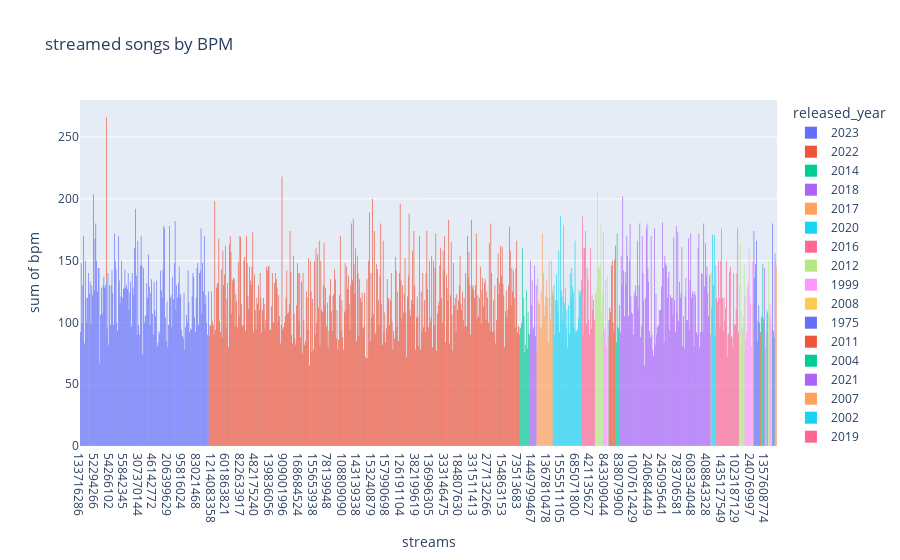

Write notebook code for a chart like this one.
### Markdown cell above
A REFAIRE

### Code cell
# total_streams = 

fig = px.histogram(df_no_outliers, 
                   x='streams',
                   y='bpm', 
                   title='streamed songs by BPM',
                   color='released_year',
                   color_discrete_sequence=px.colors.qualitative.Plotly)

fig.show()

### Figure 1 — Plotly figure (JSON) as saved in the notebook; plotly's stock layout.template omitted (floating-point values rounded to 4 significant figures; data arrays with more than 128 entries replaced by an {"elided": "..."} marker saying what was removed)
{"data": [{"alignmentgroup": "True", "bingroup": "x", "histfunc": "sum", "hovertemplate": "released_year=2023<br>streams=%{x}<br>sum of bpm=%{y}<extra></extra>", "legendgroup": "2023", "marker": {"color": "#636EFA", "pattern": {"shape": ""}}, "name": "2023", "offsetgroup": "2023", "orientation": "v", "showlegend": true, "type": "histogram", "x": {"elided": "159 str values"}, "xaxis": "x", "y": {"elided": "159 int values"}, "yaxis": "y"}, {"alignmentgroup": "True", "bingroup": "x", "histfunc": "sum", "hovertemplate": "released_year=2022<br>streams=%{x}<br>sum of bpm=%{y}<extra></extra>", "legendgroup": "2022", "marker": {"color": "#EF553B", "pattern": {"shape": ""}}, "name": "2022", "offsetgroup": "2022", "orientation": "v", "showlegend": true, "type": "histogram", "x": {"elided": "386 str values"}, "xaxis": "x", "y": {"elided": "386 int values"}, "yaxis": "y"}, {"alignmentgroup": "True", "bingroup": "x", "histfunc": "sum", "hovertemplate": "released_year=2014<br>streams=%{x}<br>sum of bpm=%{y}<extra></extra>", "legendgroup": "2014", "marker": {"color": "#00CC96", "pattern": {"shape": ""}}, "name": "2014", "offsetgroup": "2014", "orientation": "v", "showlegend": true, "type": "histogram", "x": ["1355959075", "786181836", "1791000570", "1113838873", "1131090940", "466231982", "972164968", "1606986953", "1456081449", "2280566092", "2236667932", "588955257"], "xaxis": "x", "y": [96, 95, 100, 160, 120, 105, 76, 82, 126, 79, 108, 91], "yaxis": "y"}, {"alignmentgroup": "True", "bingroup": "x", "histfunc": "sum", "hovertemplate": "released_year=2018<br>streams=%{x}<br>sum of bpm=%{y}<extra></extra>", "legendgroup": "2018", "marker": {"color": "#AB63FA", "pattern": {"shape": ""}}, "name": "2018", "offsetgroup": "2018", "orientation": "v", "showlegend": true, "type": "histogram", "x": ["2808096550", "1374581173", "705469769", "1449799467", "599770206", "2159346687", "1200808494", "1122364376", "723043854"], "xaxis": "x", "y": [90, 150, 114, 134, 94, 96, 146, 89, 130], "yaxis": "y"}, {"alignmentgroup": "True", "bingroup": "x", "histfunc": "sum", "hovertemplate": "released_year=2017<br>streams=%{x}<br>sum of bpm=%{y}<extra></extra>", "legendgroup": "2017", "marker": {"color": "#FFA15A", "pattern": {"shape": ""}}, "name": "2017", "offsetgroup": "2017", "orientation": "v", "showlegend": true, "type": "histogram", "x": ["1047101291", "685032533", "1116995633", "2355719893", "2559529074", "2594040133", "3562543890", "920045682", "1022258230", "690104769", "135723538", "888046992", "1367810478", "777765388", "2288695111", "1929770265", "498960285", "2204080728", "184706613", "284216603"], "xaxis": "x", "y": [79, 136, 117, 115, 95, 125, 96, 172, 140, 105, 114, 122, 134, 120, 84, 150, 120, 103, 150, 126], "yaxis": "y"}, {"alignmentgroup": "True", "bingroup": "x", "histfunc": "sum", "hovertemplate": "released_year=2020<br>streams=%{x}<br>sum of bpm=%{y}<extra></extra>", "legendgroup": "2020", "marker": {"color": "#19D3F3", "pattern": {"shape": ""}}, "name": "2020", "offsetgroup": "2020", "orientation": "v", "showlegend": true, "type": "histogram", "x": ["570515054", "812019557", "607123776", "1591223784", "405136812", "1221813483", "698086140", "403097450", "1301799902", "872137015", "1555511105", "826623384", "1802514301", "1735441776", "578207856", "1168642797", "530511203", "1763363713", "501541661", "1692897992", "1699402402", "506778838", "1062345656", "1252563873", "951637566", "1180094974", "327498031", "1180896317", "685071800", "759208783", "312622938", "797196073", "339473453", "273914335", "140430339"], "xaxis": "x", "y": [122, 130, 90, 118, 139, 118, 109, 158, 92, 186, 126, 121, 103, 179, 116, 128, 95, 110, 80, 114, 91, 140, 120, 144, 129, 124, 95, 166, 92, 93, 94, 103, 126, 122, 125], "yaxis": "y"}, {"alignmentgroup": "True", "bingroup": "x", "histfunc": "sum", "hovertemplate": "released_year=2016<br>streams=%{x}<br>sum of bpm=%{y}<extra></extra>", "legendgroup": "2016", "marker": {"color": "#FF6692", "pattern": {"shape": ""}}, "name": "2016", "offsetgroup": "2016", "orientation": "v", "showlegend": true, "type": "histogram", "x": ["1647990401", "2565529693", "611700552", "684675814", "806397070", "939844851", "2420461338", "480507035", "122763672", "956865266", "156658366", "421135627", "2591224264", "1714490998", "582863434", "445590495", "380319238"], "xaxis": "x", "y": [134, 186, 90, 160, 160, 174, 99, 144, 135, 102, 90, 160, 95, 122, 110, 118, 102], "yaxis": "y"}, {"alignmentgroup": "True", "bingroup": "x", "histfunc": "sum", "hovertemplate": "released_year=2012<br>streams=%{x}<br>sum of bpm=%{y}<extra></extra>", "legendgroup": "2012", "marker": {"color": "#B6E880", "pattern": {"shape": ""}}, "name": "2012", "offsetgroup": "2012", "orientation": "v", "showlegend": true, "type": "histogram", "x": ["1813673666", "2282771485", "58054811", "882831184", "1093605526", "1481349984", "1661187319", "1840364617", "1479264469", "822239726"], "xaxis": "x", "y": [123, 124, 129, 206, 144, 144, 145, 180, 110, 123], "yaxis": "y"}, {"alignmentgroup": "True", "bingroup": "x", "histfunc": "sum", "hovertemplate": "released_year=1999<br>streams=%{x}<br>sum of bpm=%{y}<extra></extra>", "legendgroup": "1999", "marker": {"color": "#FF97FF", "pattern": {"shape": ""}}, "name": "1999", "offsetgroup": "1999", "orientation": "v", "showlegend": true, "type": "histogram", "x": ["1755214421", "1210599487", "843309044", "675039469", "918915401"], "xaxis": "x", "y": [173, 93, 95, 134, 80], "yaxis": "y"}, {"alignmentgroup": "True", "bingroup": "x", "histfunc": "sum", "hovertemplate": "released_year=2008<br>streams=%{x}<br>sum of bpm=%{y}<extra></extra>", "legendgroup": "2008", "marker": {"color": "#FECB52", "pattern": {"shape": ""}}, "name": "2008", "offsetgroup": "2008", "orientation": "v", "showlegend": true, "type": "histogram", "x": ["1592909789", "887906111"], "xaxis": "x", "y": [138, 88], "yaxis": "y"}, {"alignmentgroup": "True", "bingroup": "x", "histfunc": "sum", "hovertemplate": "released_year=1975<br>streams=%{x}<br>sum of bpm=%{y}<extra></extra>", "legendgroup": "1975", "marker": {"color": "#636EFA", "pattern": {"shape": ""}}, "name": "1975", "offsetgroup": "1975", "orientation": "v", "showlegend": true, "type": "histogram", "x": ["2009094673"], "xaxis": "x", "y": [102], "yaxis": "y"}, {"alignmentgroup": "True", "bingroup": "x", "histfunc": "sum", "hovertemplate": "released_year=2011<br>streams=%{x}<br>sum of bpm=%{y}<extra></extra>", "legendgroup": "2011", "marker": {"color": "#EF553B", "pattern": {"shape": ""}}, "name": "2011", "offsetgroup": "2011", "orientation": "v", "showlegend": true, "type": "histogram", "x": ["983637508", "1163620694", "1953533826", "284819874", "372476382", "807561936", "476244795", "629173063"], "xaxis": "x", "y": [112, 108, 146, 150, 100, 93, 151, 162], "yaxis": "y"}, {"alignmentgroup": "True", "bingroup": "x", "histfunc": "sum", "hovertemplate": "released_year=2004<br>streams=%{x}<br>sum of bpm=%{y}<extra></extra>", "legendgroup": "2004", "marker": {"color": "#00CC96", "pattern": {"shape": ""}}, "name": "2004", "offsetgroup": "2004", "orientation": "v", "showlegend": true, "type": "histogram", "x": ["1241559043", "1089402494", "657723613", "527033089"], "xaxis": "x", "y": [84, 172, 96, 95], "yaxis": "y"}, {"alignmentgroup": "True", "bingroup": "x", "histfunc": "sum", "hovertemplate": "released_year=2021<br>streams=%{x}<br>sum of bpm=%{y}<extra></extra>", "legendgroup": "2021", "marker": {"color": "#AB63FA", "pattern": {"shape": ""}}, "name": "2021", "offsetgroup": "2021", "orientation": "v", "showlegend": true, "type": "histogram", "x": ["838079900", "330346424", "1167330737", "350381515", "726434358", "1406111294", "415932686", "1302184087", "652704649", "191945597", "1223481149", "1061966512", "1814349763", "1260594497", "972509632", "1329090101", "356709897", "809306935", "1007612429", "674772936", "1309887447", "130655803", "1887039593", "1575467011", "1042568408", "267758538", "920797189", "539595276", "775542072", "863625566", "656013912", "1056760045", "611994237", "1230855859", "582981380", "1858144199", "240684449", "583687007", "466214729", "225259194", "393230256", "287201015", "342779426", "673801126", "383550148", "510876816", "1445941661", "374191487", "436695353", "421040617", "354065229", "1143647827", "672656250", "1256880657", "245095641", "261414174", "610045621", "1115880852", "594482982", "566954746", "374706940", "184937148", "167076418", "363467642", "247737946", "154797871", "198883004", "850608354", "376333030", "516784627", "513643924", "261286503", "783706581", "422691058", "851070493", "345903614", "427486004", "624515457", "412795151", "355219175", "290228626", "432702334", "489945871", "465959382", "1223481149", "720825549", "593917618", "200972675", "560222750", "528544703", "651732901", "608334048", "863756573", "797402345", "226897599", "258316038", "596152090", "177129919", "185408548", "252871192", "231996128", "209768491", "181328253", "317622165", "546191065", "394030335", "346127840", "665765558", "263779030", "408843328", "499710590", "65719930", "184826429", "183273246"], "xaxis": "x", "y": [114, 92, 154, 130, 202, 142, 105, 141, 131, 170, 77, 105, 150, 180, 121, 108, 107, 90, 122, 125, 130, 121, 166, 111, 130, 180, 88, 97, 170, 140, 118, 65, 120, 176, 180, 144, 133, 93, 88, 170, 90, 78, 73, 176, 82, 123, 90, 96, 98, 110, 110, 110, 129, 181, 144, 84, 154, 148, 146, 120, 136, 141, 94, 122, 120, 120, 106, 169, 118, 92, 178, 108, 173, 101, 133, 120, 124, 161, 81, 105, 79, 121, 136, 102, 77, 102, 168, 94, 134, 172, 120, 125, 123, 81, 125, 122, 92, 90, 160, 172, 80, 92, 140, 139, 92, 180, 129, 164, 138, 145, 124, 105, 138, 90], "yaxis": "y"}, {"alignmentgroup": "True", "bingroup": "x", "histfunc": "sum", "hovertemplate": "released_year=2007<br>streams=%{x}<br>sum of bpm=%{y}<extra></extra>", "legendgroup": "2007", "marker": {"color": "#FFA15A", "pattern": {"shape": ""}}, "name": "2007", "offsetgroup": "2007", "orientation": "v", "showlegend": true, "type": "histogram", "x": ["1217120710"], "xaxis": "x", "y": [140], "yaxis": "y"}, {"alignmentgroup": "True", "bingroup": "x", "histfunc": "sum", "hovertemplate": "released_year=2002<br>streams=%{x}<br>sum of bpm=%{y}<extra></extra>", "legendgroup": "2002", "marker": {"color": "#19D3F3", "pattern": {"shape": ""}}, "name": "2002", "offsetgroup": "2002", "orientation": "v", "showlegend": true, "type": "histogram", "x": ["1687664027", "1829992958", "655466831", "1695712020", "1202722675", "1608164312"], "xaxis": "x", "y": [112, 171, 130, 171, 90, 146], "yaxis": "y"}, {"alignmentgroup": "True", "bingroup": "x", "histfunc": "sum", "hovertemplate": "released_year=2019<br>streams=%{x}<br>sum of bpm=%{y}<extra></extra>", "legendgroup": "2019", "marker": {"color": "#FF6692", "pattern": {"shape": ""}}, "name": "2019", "offsetgroup": "2019", "orientation": "v", "showlegend": true, "type": "histogram", "x": ["411747614", "929964809", "265882712", "2132335812", "185240616", "244658767", "1435127549", "1065580332", "726837877", "540539717", "686734357", "1608045237", "1138474110", "991336132", "865640097", "1759567999", "426204830", "554875730", "467727006", "563902868", "203680270", "461437791", "1439191367", "236872197", "1023187129", "807015863", "1304313953", "244891912"], "xaxis": "x", "y": [120, 117, 150, 120, 96, 150, 176, 120, 93, 120, 101, 112, 150, 72, 90, 91, 141, 145, 89, 88, 80, 140, 99, 98, 110, 140, 176, 92], "yaxis": "y"}, {"alignmentgroup": "True", "bingroup": "x", "histfunc": "sum", "hovertemplate": "released_year=2010<br>streams=%{x}<br>sum of bpm=%{y}<extra></extra>", "legendgroup": "2010", "marker": {"color": "#B6E880", "pattern": {"shape": ""}}, "name": "2010", "offsetgroup": "2010", "orientation": "v", "showlegend": true, "type": "histogram", "x": ["1279434863", "621660989", "950906471", "1641426668", "540654286", "1472799873", "1062956628"], "xaxis": "x", "y": [130, 164, 81, 109, 95, 105, 146], "yaxis": "y"}, {"alignmentgroup": "True", "bingroup": "x", "histfunc": "sum", "hovertemplate": "released_year=2013<br>streams=%{x}<br>sum of bpm=%{y}<extra></extra>", "legendgroup": "2013", "marker": {"color": "#FF97FF", "pattern": {"shape": ""}}, "name": "2013", "offsetgroup": "2013", "orientation": "v", "showlegend": true, "type": "histogram", "x": ["2011464183", "1788326445", "1267333350", "2135158446", "834129063", "485285717", "2086124197", "240769997", "109091573", "703301727"], "xaxis": "x", "y": [122, 85, 92, 129, 133, 160, 120, 115, 81, 149], "yaxis": "y"}, {"alignmentgroup": "True", "bingroup": "x", "histfunc": "sum", "hovertemplate": "released_year=1983<br>streams=%{x}<br>sum of bpm=%{y}<extra></extra>", "legendgroup": "1983", "marker": {"color": "#FECB52", "pattern": {"shape": ""}}, "name": "1983", "offsetgroup": "1983", "orientation": "v", "showlegend": true, "type": "histogram", "x": ["1593270737"], "xaxis": "x", "y": [117], "yaxis": "y"}, {"alignmentgroup": "True", "bingroup": "x", "histfunc": "sum", "hovertemplate": "released_year=2015<br>streams=%{x}<br>sum of bpm=%{y}<extra></extra>", "legendgroup": "2015", "marker": {"color": "#636EFA", "pattern": {"shape": ""}}, "name": "2015", "offsetgroup": "2015", "orientation": "v", "showlegend": true, "type": "histogram", "x": ["1410088830", "1947371785", "789753877", "571386359", "1127468248", "924193303", "677389855", "2123309722"], "xaxis": "x", "y": [174, 136, 147, 166, 85, 101, 114, 100], "yaxis": "y"}, {"alignmentgroup": "True", "bingroup": "x", "histfunc": "sum", "hovertemplate": "released_year=1992<br>streams=%{x}<br>sum of bpm=%{y}<extra></extra>", "legendgroup": "1992", "marker": {"color": "#EF553B", "pattern": {"shape": ""}}, "name": "1992", "offsetgroup": "1992", "orientation": "v", "showlegend": true, "type": "histogram", "x": ["1271293243"], "xaxis": "x", "y": [92], "yaxis": "y"}, {"alignmentgroup": "True", "bingroup": "x", "histfunc": "sum", "hovertemplate": "released_year=2000<br>streams=%{x}<br>sum of bpm=%{y}<extra></extra>", "legendgroup": "2000", "marker": {"color": "#00CC96", "pattern": {"shape": ""}}, "name": "2000", "offsetgroup": "2000", "orientation": "v", "showlegend": true, "type": "histogram", "x": ["1424589568", "1624165576", "261116938", "624101957"], "xaxis": "x", "y": [104, 105, 147, 103], "yaxis": "y"}, {"alignmentgroup": "True", "bingroup": "x", "histfunc": "sum", "hovertemplate": "released_year=1997<br>streams=%{x}<br>sum of bpm=%{y}<extra></extra>", "legendgroup": "1997", "marker": {"color": "#AB63FA", "pattern": {"shape": ""}}, "name": "1997", "offsetgroup": "1997", "orientation": "v", "showlegend": true, "type": "histogram", "x": ["103762518"], "xaxis": "x", "y": [144], "yaxis": "y"}, {"alignmentgroup": "True", "bingroup": "x", "histfunc": "sum", "hovertemplate": "released_year=1995<br>streams=%{x}<br>sum of bpm=%{y}<extra></extra>", "legendgroup": "1995", "marker": {"color": "#FFA15A", "pattern": {"shape": ""}}, "name": "1995", "offsetgroup": "1995", "orientation": "v", "showlegend": true, "type": "histogram", "x": ["1357608774", "579395142"], "xaxis": "x", "y": [80, 92], "yaxis": "y"}, {"alignmentgroup": "True", "bingroup": "x", "histfunc": "sum", "hovertemplate": "released_year=2003<br>streams=%{x}<br>sum of bpm=%{y}<extra></extra>", "legendgroup": "2003", "marker": {"color": "#19D3F3", "pattern": {"shape": ""}}, "name": "2003", "offsetgroup": "2003", "orientation": "v", "showlegend": true, "type": "histogram", "x": ["1361425037"], "xaxis": "x", "y": [110], "yaxis": "y"}, {"alignmentgroup": "True", "bingroup": "x", "histfunc": "sum", "hovertemplate": "released_year=1985<br>streams=%{x}<br>sum of bpm=%{y}<extra></extra>", "legendgroup": "1985", "marker": {"color": "#FF6692", "pattern": {"shape": ""}}, "name": "1985", "offsetgroup": "1985", "orientation": "v", "showlegend": true, "type": "histogram", "x": ["1024858327"], "xaxis": "x", "y": [108], "yaxis": "y"}, {"alignmentgroup": "True", "bingroup": "x", "histfunc": "sum", "hovertemplate": "released_year=1994<br>streams=%{x}<br>sum of bpm=%{y}<extra></extra>", "legendgroup": "1994", "marker": {"color": "#B6E880", "pattern": {"shape": ""}}, "name": "1994", "offsetgroup": "1994", "orientation": "v", "showlegend": true, "type": "histogram", "x": ["1449779435"], "xaxis": "x", "y": [150], "yaxis": "y"}, {"alignmentgroup": "True", "bingroup": "x", "histfunc": "sum", "hovertemplate": "released_year=1984<br>streams=%{x}<br>sum of bpm=%{y}<extra></extra>", "legendgroup": "1984", "marker": {"color": "#FF97FF", "pattern": {"shape": ""}}, "name": "1984", "offsetgroup": "1984", "orientation": "v", "showlegend": true, "type": "histogram", "x": ["1159176109", "481697415", "351636786"], "xaxis": "x", "y": [107, 115, 101], "yaxis": "y"}, {"alignmentgroup": "True", "bingroup": "x", "histfunc": "sum", "hovertemplate": "released_year=1979<br>streams=%{x}<br>sum of bpm=%{y}<extra></extra>", "legendgroup": "1979", "marker": {"color": "#FECB52", "pattern": {"shape": ""}}, "name": "1979", "offsetgroup": "1979", "orientation": "v", "showlegend": true, "type": "histogram", "x": ["403939487"], "xaxis": "x", "y": [95], "yaxis": "y"}, {"alignmentgroup": "True", "bingroup": "x", "histfunc": "sum", "hovertemplate": "released_year=1986<br>streams=%{x}<br>sum of bpm=%{y}<extra></extra>", "legendgroup": "1986", "marker": {"color": "#636EFA", "pattern": {"shape": ""}}, "name": "1986", "offsetgroup": "1986", "orientation": "v", "showlegend": true, "type": "histogram", "x": ["429504768"], "xaxis": "x", "y": [180], "yaxis": "y"}, {"alignmentgroup": "True", "bingroup": "x", "histfunc": "sum", "hovertemplate": "released_year=2005<br>streams=%{x}<br>sum of bpm=%{y}<extra></extra>", "legendgroup": "2005", "marker": {"color": "#EF553B", "pattern": {"shape": ""}}, "name": "2005", "offsetgroup": "2005", "orientation": "v", "showlegend": true, "type": "histogram", "x": ["180577478"], "xaxis": "x", "y": [93], "yaxis": "y"}, {"alignmentgroup": "True", "bingroup": "x", "histfunc": "sum", "hovertemplate": "released_year=1996<br>streams=%{x}<br>sum of bpm=%{y}<extra></extra>", "legendgroup": "1996", "marker": {"color": "#00CC96", "pattern": {"shape": ""}}, "name": "1996", "offsetgroup": "1996", "orientation": "v", "showlegend": true, "type": "histogram", "x": ["106933107"], "xaxis": "x", "y": [88], "yaxis": "y"}, {"alignmentgroup": "True", "bingroup": "x", "histfunc": "sum", "hovertemplate": "released_year=1998<br>streams=%{x}<br>sum of bpm=%{y}<extra></extra>", "legendgroup": "1998", "marker": {"color": "#AB63FA", "pattern": {"shape": ""}}, "name": "1998", "offsetgroup": "1998", "orientation": "v", "showlegend": true, "type": "histogram", "x": ["1284942608"], "xaxis": "x", "y": [156], "yaxis": "y"}, {"alignmentgroup": "True", "bingroup": "x", "histfunc": "sum", "hovertemplate": "released_year=1982<br>streams=%{x}<br>sum of bpm=%{y}<extra></extra>", "legendgroup": "1982", "marker": {"color": "#FFA15A", "pattern": {"shape": ""}}, "name": "1982", "offsetgroup": "1982", "orientation": "v", "showlegend": true, "type": "histogram", "x": ["195918494", "154356956"], "xaxis": "x", "y": [151, 145], "yaxis": "y"}], "layout": {"barmode": "relative", "legend": {"title": {"text": "released_year"}, "tracegroupgap": 0}, "title": {"text": "streamed songs by BPM"}, "xaxis": {"anchor": "y", "domain": [0, 1], "title": {"text": "streams"}}, "yaxis": {"anchor": "x", "domain": [0, 1], "title": {"text": "sum of bpm"}}}}
